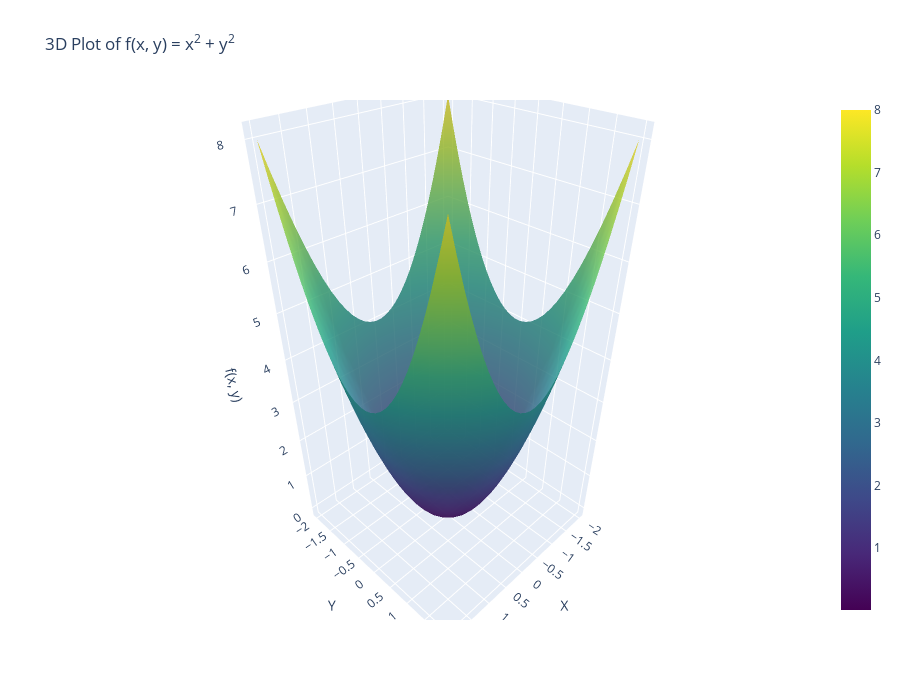

The notebook cell saved with this chart:
### Code cell
# Create a 3D plot
# Add the surface plot of the original function
surface = go.Surface(z=Z_func, x=X, y=Y, colorscale='Viridis', showscale=True, opacity=0.8)

fig = go.Figure(data=[surface])

# Update layout
fig.update_layout(scene=dict(zaxis_title='f(x, y)', xaxis_title='X', yaxis_title='Y'),
                  title="3D Plot of f(x, y) = x<sup>2</sup> + y<sup>2</sup>",
                  autosize=True, height=700)

# Show the figure
fig.show()

### Figure 1 — Plotly figure (JSON) as saved in the notebook; plotly's stock layout.template omitted (floating-point values rounded to 4 significant figures; data arrays with more than 128 entries replaced by an {"elided": "..."} marker saying what was removed)
{"data": [{"colorscale": [[0, "#440154"], [0.1111, "#482878"], [0.2222, "#3e4989"], [0.3333, "#31688e"], [0.4444, "#26828e"], [0.5556, "#1f9e89"], [0.6667, "#35b779"], [0.7778, "#6ece58"], [0.8889, "#b5de2b"], [1, "#fde725"]], "opacity": 0.8, "showscale": true, "type": "surface", "x": {"elided": "30x30 float values"}, "y": {"elided": "30x30 float values"}, "z": {"elided": "30x30 float values"}}], "layout": {"autosize": true, "height": 700, "scene": {"xaxis": {"title": {"text": "X"}}, "yaxis": {"title": {"text": "Y"}}, "zaxis": {"title": {"text": "f(x, y)"}}}, "title": {"text": "3D Plot of f(x, y) = x<sup>2</sup> + y<sup>2</sup>"}}}
